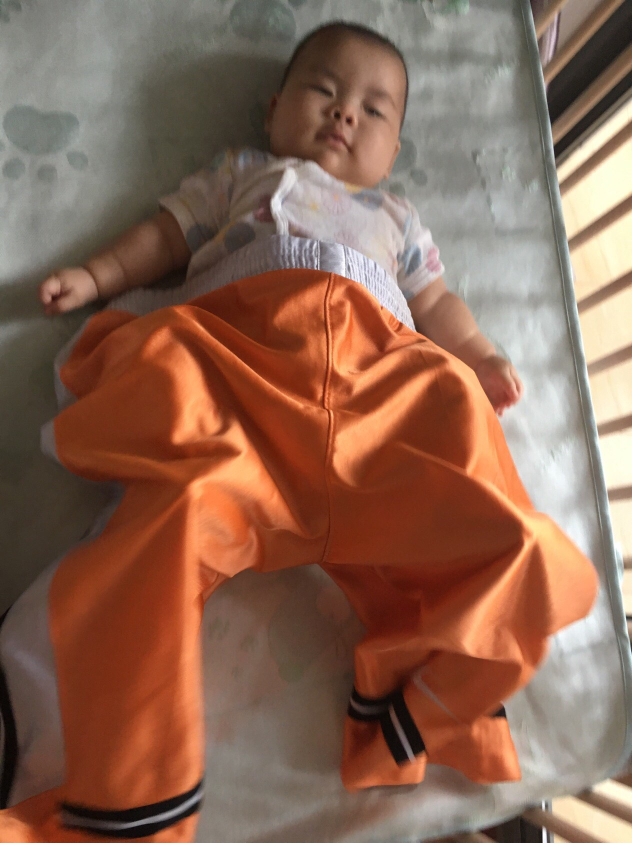
//> input picture opencv/mat/baby.jpg, 1264 x 1686 px (shown at 1/2 size)
$ ./octest   (built with g++ and OpenCV 4)
//> lines starting //> are read from the running program, lines starting //| are printed output that depends on the picture
//These practice codes are origined from official documentation
//https://docs.opencv.org/3.4.2/d6/d6d/tutorial_mat_the_basic_image_container.html

#include <stdio.h>
#include <opencv2/opencv.hpp>

using namespace cv;

int main(int argc, char** argv )
{
    //this just define the mat header
    Mat image;
    //imread allocate and return the real picture data in heap
    //the new opencv c++ api is good for the case, that client do not need to think about memory management
    //this image just behaves like a smart pointer. When it goes out the block, its desctructor will release
    //the underlying image data. Internally, it also uses the reference counting. The underlying memory will
    //only release after all the references(Mat header) in the stack are out of life
    image = imread("baby.jpg", ImreadModes::IMREAD_COLOR );
//> image is the input picture: 1686 rows x 1264 cols, CV_8UC3; mean B, G, R 84.8, 102.8, 139.1

    //no memory allocated. image2 is a different header on stack, but pointing to the same underlying image
    //reference count increases to 2
    Mat image2(image);
    //reference count increases to 3
    Mat image3 = image;

    Mat gray;
    //cvtColor allocates the memory for the gray, extract image's data store into gray as 8 bit 1 channel
    cvtColor(image, gray, ColorConversionCodes::COLOR_BGR2GRAY);
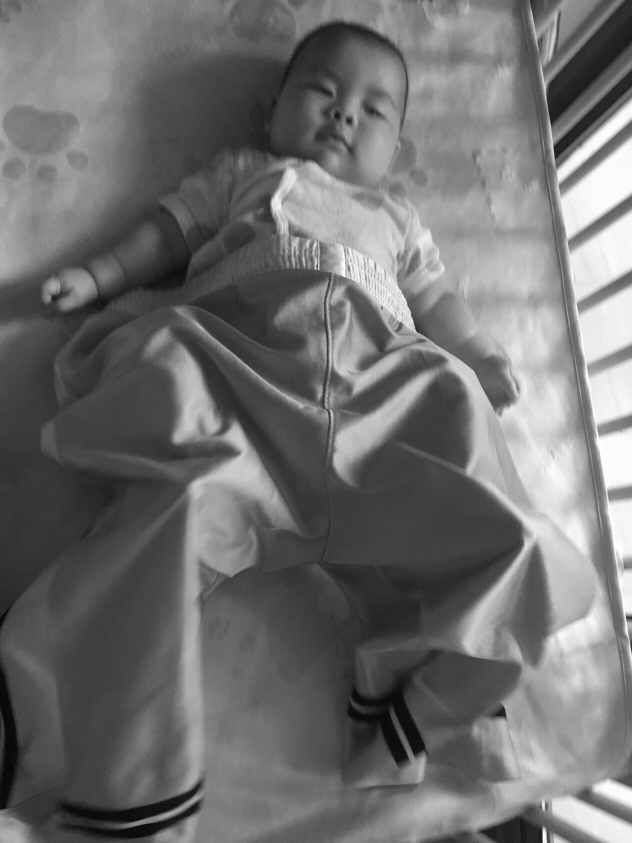
//> gray: 1686 rows x 1264 cols, CV_8UC1 (shown at 1/2 size); min 1, max 255, mean 111.6
    //write the gray image to local file
    imwrite("gray.jpg", gray);

    //initialize a mat with ROI. Note this still does not allocate new memory. The reference count goes to 5
    Mat roi(image, Rect(520,40,400,400));
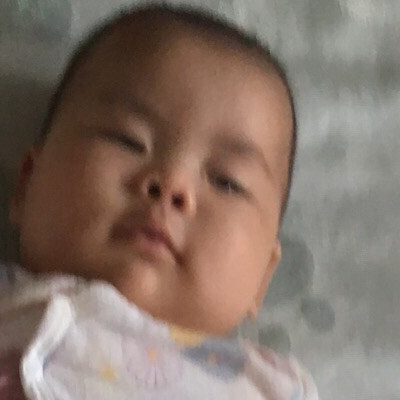
//> roi: 400 rows x 400 cols, CV_8UC3; mean B, G, R 104.8, 115.2, 132.2
    Mat roi2(image, Range(0,380), Range::all());
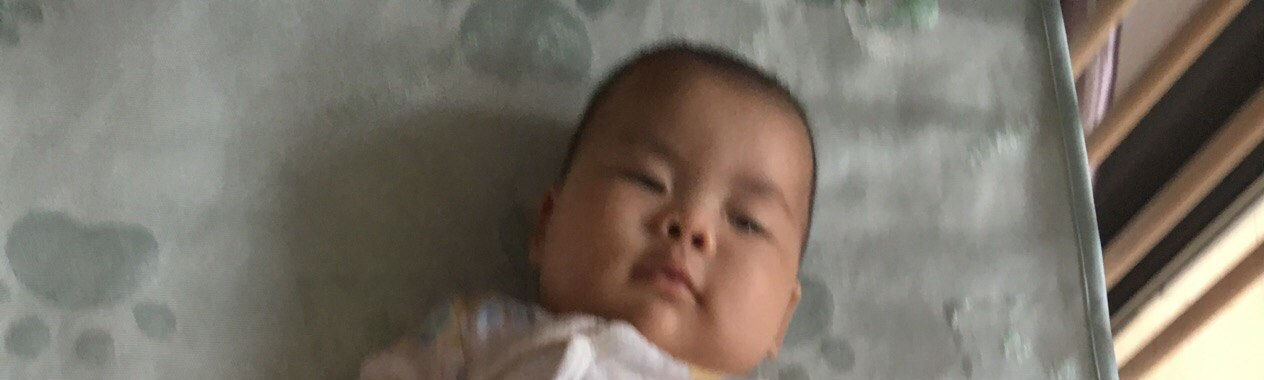
//> roi2: 380 rows x 1264 cols, CV_8UC3; mean B, G, R 104.7, 114.7, 121.8

    //To copy out a new image data in heap. Call mat.clone or mat.copyTo
    Mat newimage1 = image.clone();
    Mat newimage2;
    gray.copyTo(newimage2);

    //show in window. This is portable for both Microsoft Windows and Linux based system
    namedWindow("baby", WindowFlags::WINDOW_NORMAL);
    namedWindow("gray", WindowFlags::WINDOW_NORMAL);
    imshow("baby", image);
    imshow("gray", gray);
    imshow("roi", roi);
    imshow("roi2", roi2);
    resizeWindow("baby",400,600);
    resizeWindow("gray",400,600);

    //Mat does not only work as a image container. It is designed for a general matrix
    Mat matrix(2,2,CV_8UC1,Scalar::all(111));
    std::cout<<"matrix="<<std::endl<<matrix<<std::endl;

    //create function cannot be used to initialize, but resize the matrix if its not bigger enough
    matrix.create(4,4, CV_8UC(2));
    std::cout << "matrix resized = "<< std::endl << " "  << matrix << std::endl << std::endl;
    // call format to format the output matrix
    std::cout << "R (python)  = " << std::endl << format(matrix, Formatter::FMT_PYTHON) << std::endl << std::endl;

    //3 dimemson
    int size[3] = {2,2,2};
    Mat matrix2(3, size, CV_8U, Scalar::all(0));

    //matlab style
    Mat E = Mat::eye(4, 4, CV_64F);
    std::cout << "E = " << std::endl << " " << E << std::endl << std::endl;
    Mat O = Mat::ones(2, 2, CV_32F);
    std::cout << "O = " << std::endl << " " << O << std::endl << std::endl;
    Mat Z = Mat::zeros(3,3, CV_8UC1);
    std::cout << "Z = " << std::endl << " " << Z << std::endl << std::endl;


    //hang for a key input and quit
    waitKey(0);
    return 0;
}
